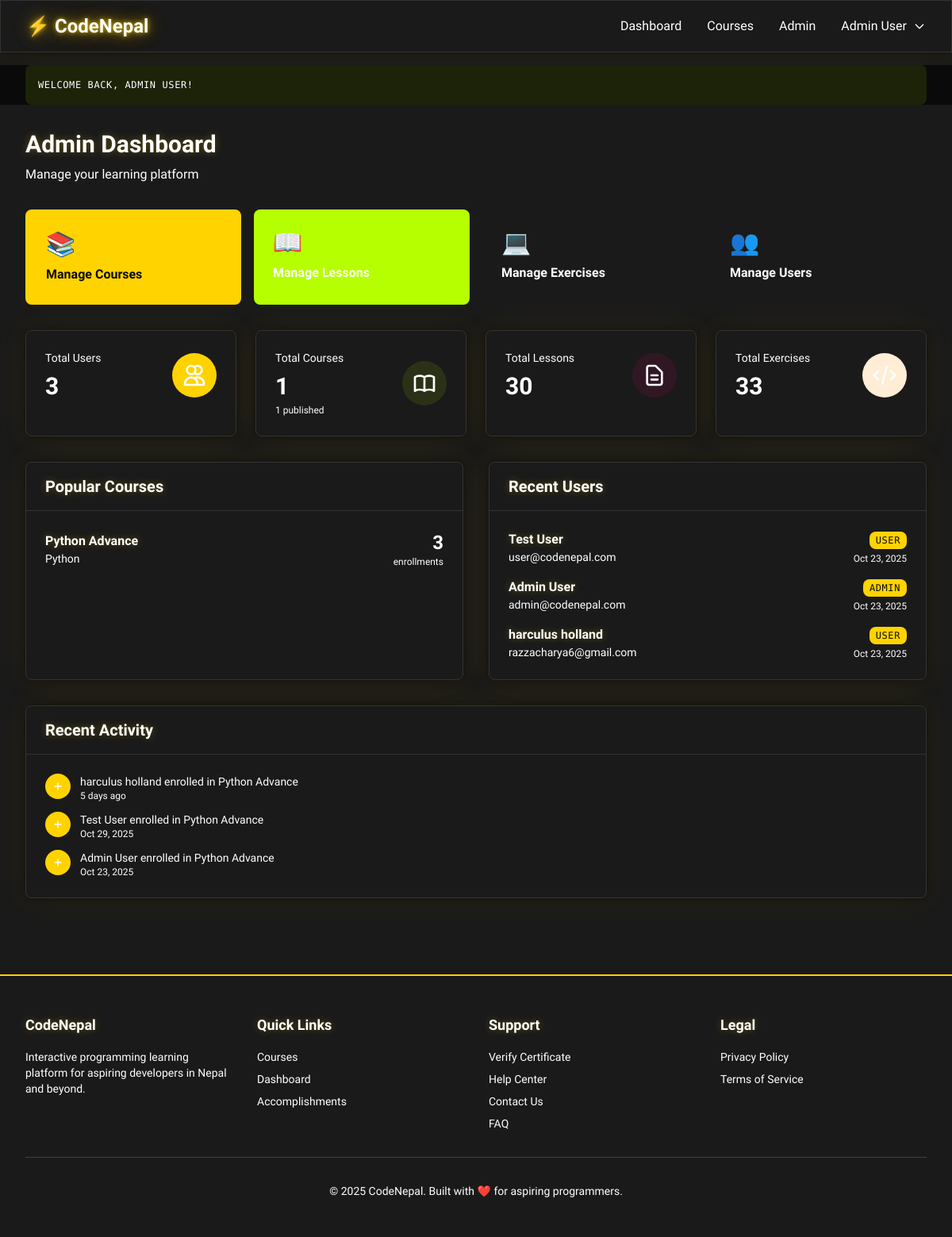
The page /admin/index.php (signed in) on the database its author committed.
### tables this page shows
CREATE TABLE `users` (
  `id` varchar(36) NOT NULL,
  `email` varchar(255) NOT NULL,
  `password_hash` varchar(255) NOT NULL,
  `name` varchar(255) NOT NULL,
  `role` enum('user','admin') DEFAULT 'user',
  `avatar_url` varchar(500) DEFAULT NULL,
  `created_at` timestamp NOT NULL DEFAULT current_timestamp(),
  `updated_at` timestamp NOT NULL DEFAULT current_timestamp() ON UPDATE current_timestamp()
);

CREATE TABLE `user_progress` (
  `id` int(11) NOT NULL,
  `user_id` varchar(36) NOT NULL,
  `course_id` varchar(50) NOT NULL,
  `enrolled_at` timestamp NOT NULL DEFAULT current_timestamp(),
  `last_accessed` timestamp NOT NULL DEFAULT current_timestamp() ON UPDATE current_timestamp()
);

CREATE TABLE `courses` (
  `id` varchar(50) NOT NULL,
  `title` varchar(255) NOT NULL,
  `description` text DEFAULT NULL,
  `language` enum('python','javascript','cpp') NOT NULL,
  `category` enum('beginner','intermediate','advanced') NOT NULL,
  `duration` varchar(50) DEFAULT NULL,
  `thumbnail_url` varchar(500) DEFAULT NULL,
  `is_published` tinyint(1) DEFAULT 0,
  `is_free` tinyint(1) DEFAULT 1,
  `created_at` timestamp NOT NULL DEFAULT current_timestamp(),
  `updated_at` timestamp NOT NULL DEFAULT current_timestamp() ON UPDATE current_timestamp()
);

### config/database.php (called while the page is built, shortened)
<?php
function executeQuery($conn, $sql, $params = [], $types = "") {
    $stmt = $conn->prepare($sql);
    $result = $stmt->execute();
    $metadata = $stmt->result_metadata();
    if ($metadata) {
        return $stmt->get_result();
    }
    return true;
}
function fetchAll($result) {
    $rows = [];
    while ($row = $result->fetch_assoc()) {
        $rows[] = $row;
    }
    return $rows;
}
function fetchOne($result) {
    return $result->fetch_assoc();
}

### includes/functions.php (called while the page is built, shortened)
<?php
function formatDate($date, $format = 'M d, Y') {
    return date($format, strtotime($date));
}
function timeAgo($datetime) {
    $timestamp = strtotime($datetime);
    $diff = time() - $timestamp;
    if ($diff < 60) {
        return 'just now';
    } elseif ($diff < 3600) {
        $mins = floor($diff / 60);
        return $mins . ' minute' . ($mins > 1 ? 's' : '') . ' ago';
    } elseif ($diff < 86400) {
        $hours = floor($diff / 3600);
        return $hours . ' hour' . ($hours > 1 ? 's' : '') . ' ago';
    } elseif ($diff < 604800) {
        $days = floor($diff / 86400);
        return $days . ' day' . ($days > 1 ? 's' : '') . ' ago';
    } else {
        return formatDate($datetime);
    }
}

### admin/index.php (the view, shortened to what this page needs)
<?php
require_once __DIR__ . '/../includes/header.php';
$conn = getDBConnection();
$sql = "SELECT
        (SELECT COUNT(*) FROM users) as total_users,
        (SELECT COUNT(*) FROM users WHERE role = 'admin') as total_admins,
        (SELECT COUNT(*) FROM courses) as total_courses,
        (SELECT COUNT(*) FROM courses WHERE is_published = 1) as published_courses,
        (SELECT COUNT(*) FROM lessons) as total_lessons,
        (SELECT COUNT(*) FROM exercises) as total_exercises,
        (SELECT COUNT(*) FROM user_progress) as total_enrollments,
        (SELECT COUNT(*) FROM completed_lessons) as total_completed_lessons,
        (SELECT COUNT(*) FROM completed_exercises) as total_completed_exercises";
$result = executeQuery($conn, $sql);
$stats = fetchOne($result);
$sql = "SELECT id, name, email, role, created_at FROM users ORDER BY created_at DESC LIMIT 5";
$result = executeQuery($conn, $sql);
$recentUsers = fetchAll($result);
$sql = "SELECT c.title, c.language, COUNT(up.id) as enrollment_count
        FROM courses c
        LEFT JOIN user_progress up ON c.id = up.course_id
        GROUP BY c.id
        ORDER BY enrollment_count DESC
        LIMIT 5";
$result = executeQuery($conn, $sql);
$popularCourses = fetchAll($result);
$sql = "SELECT 'enrollment' as type, u.name, c.title as item, up.enrolled_at as date
        FROM user_progress up
        JOIN users u ON up.user_id = u.id
        JOIN courses c ON up.course_id = c.id
        ORDER BY up.enrolled_at DESC
        LIMIT 10";
$result = executeQuery($conn, $sql);
$recentActivity = fetchAll($result);
?>
<div class="max-w-7xl mx-auto px-4 sm:px-6 lg:px-8 py-8">
    <div class="mb-8">
        <h1 class="text-3xl font-bold text-gray-900">Admin Dashboard</h1>
        <p class="text-gray-600 mt-2">Manage your learning platform</p>
    </div>
    <div class="grid grid-cols-1 md:grid-cols-4 gap-4 mb-8">
        <a href="/admin/courses" class="bg-blue-600 text-white rounded-lg p-6 hover:bg-blue-700 transition">
            <div class="text-3xl mb-2">📚</div>
            <div class="font-semibold">Manage Courses</div>
        </a>
        <a href="/admin/lessons" class="bg-green-600 text-white rounded-lg p-6 hover:bg-green-700 transition">
            <div class="text-3xl mb-2">📖</div>
            <div class="font-semibold">Manage Lessons</div>
        </a>
        <a href="/admin/exercises" class="bg-purple-600 text-white rounded-lg p-6 hover:bg-purple-700 transition">
            <div class="text-3xl mb-2">💻</div>
            <div class="font-semibold">Manage Exercises</div>
        </a>
        <a href="/admin/users" class="bg-orange-600 text-white rounded-lg p-6 hover:bg-orange-700 transition">
            <div class="text-3xl mb-2">👥</div>
            <div class="font-semibold">Manage Users</div>
        </a>
    </div>
    <div class="grid grid-cols-1 md:grid-cols-4 gap-6 mb-8">
        <div class="bg-white rounded-lg shadow p-6">
            <div class="flex items-center justify-between">
                <div>
                    <p class="text-sm font-medium text-gray-600">Total Users</p>
                    <p class="text-3xl font-bold text-gray-900 mt-2"><?php echo $stats['total_users']; ?></p>
                </div>
                <div class="bg-blue-100 rounded-full p-3">
                    <svg class="w-8 h-8 text-blue-600" fill="none" stroke="currentColor" viewBox="0 0 24 24">
                        <path stroke-linecap="round" stroke-linejoin="round" stroke-width="2" d="M12 4.354a4 4 0 110 5.292M15 21H3v-1a6 6 0 0112 0v1zm0 0h6v-1a6 6 0 00-9-5.197M13 7a4 4 0 11-8 0 4 4 0 018 0z"></path>
                    </svg>
                </div>
            </div>
        </div>
        <div class="bg-white rounded-lg shadow p-6">
            <div class="flex items-center justify-between">
                <div>
                    <p class="text-sm font-medium text-gray-600">Total Courses</p>
                    <p class="text-3xl font-bold text-gray-900 mt-2"><?php echo $stats['total_courses']; ?></p>
                    <p class="text-xs text-gray-500 mt-1"><?php echo $stats['published_courses']; ?> published</p>
                </div>
                <div class="bg-green-100 rounded-full p-3">
                </div>
            </div>
        </div>
        <div class="bg-white rounded-lg shadow p-6">
            <div class="flex items-center justify-between">
                <div>
                    <p class="text-sm font-medium text-gray-600">Total Lessons</p>
                    <p class="text-3xl font-bold text-gray-900 mt-2"><?php echo $stats['total_lessons']; ?></p>
                </div>
                <div class="bg-purple-100 rounded-full p-3">
                    <svg class="w-8 h-8 text-purple-600" fill="none" stroke="currentColor" viewBox="0 0 24 24">
                        <path stroke-linecap="round" stroke-linejoin="round" stroke-width="2" d="M9 12h6m-6 4h6m2 5H7a2 2 0 01-2-2V5a2 2 0 012-2h5.586a1 1 0 01.707.293l5.414 5.414a1 1 0 01.293.707V19a2 2 0 01-2 2z"></path>
                    </svg>
                </div>
            </div>
        </div>
        <div class="bg-white rounded-lg shadow p-6">
            <div class="flex items-center justify-between">
                <div>
                    <p class="text-sm font-medium text-gray-600">Total Exercises</p>
                    <p class="text-3xl font-bold text-gray-900 mt-2"><?php echo $stats['total_exercises']; ?></p>
                </div>
                <div class="bg-orange-100 rounded-full p-3">
                    <svg class="w-8 h-8 text-orange-600" fill="none" stroke="currentColor" viewBox="0 0 24 24">
                        <path stroke-linecap="round" stroke-linejoin="round" stroke-width="2" d="M10 20l4-16m4 4l4 4-4 4M6 16l-4-4 4-4"></path>
                    </svg>
                </div>
            </div>
        </div>
    </div>
    <div class="grid grid-cols-1 lg:grid-cols-2 gap-8">
        <div class="bg-white rounded-lg shadow">
            <div class="px-6 py-4 border-b border-gray-200">
                <h2 class="text-xl font-semibold text-gray-900">Popular Courses</h2>
            </div>
            <div class="p-6">
                <?php if (empty($popularCourses)): ?>
                    <p class="text-gray-500 text-center py-4">No courses yet</p>
                <?php else: ?>
                    <div class="space-y-4">
                        <?php foreach ($popularCourses as $course): ?>
                        <div class="flex items-center justify-between">
                            <div class="flex-1">
                                <h3 class="font-medium text-gray-900"><?php echo htmlspecialchars($course['title']); ?></h3>
                                <p class="text-sm text-gray-500"><?php echo ucfirst($course['language']); ?></p>
                            </div>
                            <div class="text-right">
                                <span class="text-2xl font-bold text-blue-600"><?php echo $course['enrollment_count']; ?></span>
                                <p class="text-xs text-gray-500">enrollments</p>
                            </div>
                        </div>
                        <?php endforeach; ?>
                    </div>
                <?php endif; ?>
            </div>
        </div>
        <div class="bg-white rounded-lg shadow">
            <div class="px-6 py-4 border-b border-gray-200">
                <h2 class="text-xl font-semibold text-gray-900">Recent Users</h2>
            </div>
            <div class="p-6">
                <?php if (empty($recentUsers)): ?>
                    <p class="text-gray-500 text-center py-4">No users yet</p>
                <?php else: ?>
                    <div class="space-y-4">
                        <?php foreach ($recentUsers as $user): ?>
                        <div class="flex items-center justify-between">
                            <div>
                                <h3 class="font-medium text-gray-900"><?php echo htmlspecialchars($user['name']); ?></h3>
                                <p class="text-sm text-gray-500"><?php echo htmlspecialchars($user['email']); ?></p>
                            </div>
                            <div class="text-right">
                                <span class="px-2 py-1 bg-blue-100 text-blue-700 text-xs rounded">
                                    <?php echo ucfirst($user['role']); ?>
                                </span>
                                <p class="text-xs text-gray-500 mt-1"><?php echo timeAgo($user['created_at']); ?></p>
                            </div>
                        </div>
                        <?php endforeach; ?>
                    </div>
                <?php endif; ?>
            </div>
        </div>
    </div>
    <div class="bg-white rounded-lg shadow mt-8">
        <div class="px-6 py-4 border-b border-gray-200">
            <h2 class="text-xl font-semibold text-gray-900">Recent Activity</h2>
        </div>
        <div class="p-6">
            <?php if (empty($recentActivity)): ?>
                <p class="text-gray-500 text-center py-4">No activity yet</p>
            <?php else: ?>
                <div class="space-y-3">
                    <?php foreach ($recentActivity as $activity): ?>
                    <div class="flex items-start">
                        <div class="flex-shrink-0 bg-blue-100 rounded-full p-2 mr-3">
                            <svg class="w-4 h-4 text-blue-600" fill="none" stroke="currentColor" viewBox="0 0 24 24">
                                <path stroke-linecap="round" stroke-linejoin="round" stroke-width="2" d="M12 6v6m0 0v6m0-6h6m-6 0H6"></path>
                            </svg>
                        </div>
                        <div class="flex-1">
                            <p class="text-sm text-gray-900">
                                <span class="font-medium"><?php echo htmlspecialchars($activity['name']); ?></span>
                                enrolled in
                                <span class="font-medium"><?php echo htmlspecialchars($activity['item']); ?></span>
                            </p>
                            <p class="text-xs text-gray-500"><?php echo timeAgo($activity['date']); ?></p>
                        </div>
                    </div>
                    <?php endforeach; ?>
                </div>
            <?php endif; ?>
        </div>
    </div>
</div>
<?php require_once __DIR__ . '/../includes/footer.php'; ?>

### rows shown on the page
users: name "Test User", email "user@codenepal.com", role "USER", created_at "Oct 23, 2025"
users: name "Admin User", email "admin@codenepal.com", role "ADMIN", created_at "Oct 23, 2025"
users: name "harculus holland", email "razzacharya6@gmail.com", role "USER", created_at "Oct 23, 2025"
user_progress: user.name "harculus holland", course.title "Python Advance", enrolled_at "5 days ago"
user_progress: user.name "Test User", course.title "Python Advance", enrolled_at "Oct 29, 2025"
user_progress: user.name "Admin User", course.title "Python Advance", enrolled_at "Oct 23, 2025"

### other values the page prints
$currentUser['name'] "Admin User"
$flashMessage['message'] "WELCOME BACK, ADMIN USER!"
$stats['total_users'] "3"
$stats['total_courses'] "1"
$stats['published_courses'] "1"
$stats['total_lessons'] "30"
$stats['total_exercises'] "33"
$course['title'] "Python Advance"
$course['language'] "Python"
$course['enrollment_count'] "3"
